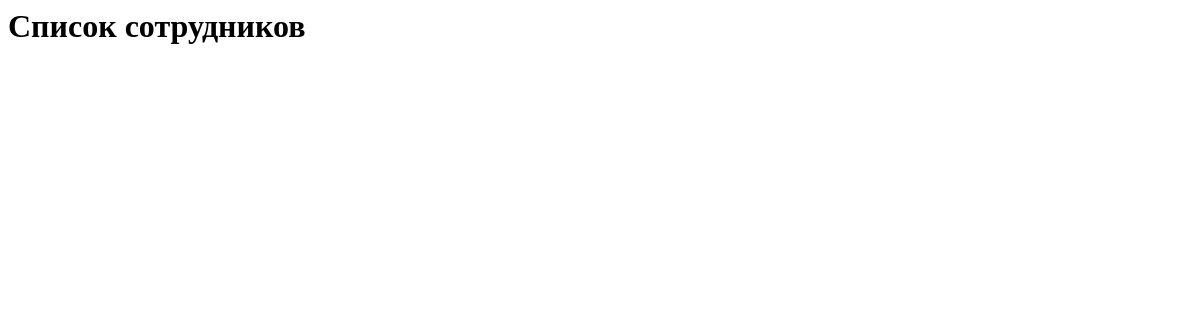
The page /test/views/ on the database as committed earlier.
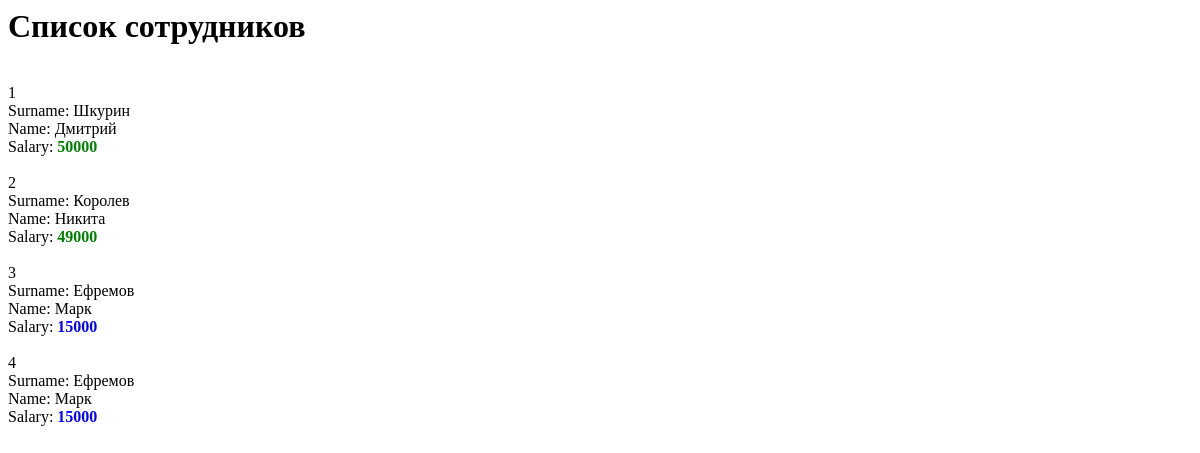
The same page on the database as committed later.
### test_1/models.py (models this page shows, shortened)
class Worker(models.Model):
    name = models.CharField(max_length=20, blank=False)
    surname = models.CharField(max_length=35, blank=False)
    salary = models.IntegerField(default=0)

### test_1/views.py (the view)
# urls.py: path('views/', views_test.views_all_worker),
def views_all_worker(request):
    all_workers = Worker.objects.all()
    return render(request, 'views_all_worker.html', {'data': all_workers})

### templates/views_all_worker.html
<DOCTYPE html>
    <html lang="en">
    <body>
        <h1>
            Список сотрудников
        </h1>
        <br>
        {%for i in data%}
        {{forloop.counter}}
        <br>
        Surname: {{i.surname}}
        <br>
        Name: {{i.name}}
        <br>
        Salary:
        {% if i.salary < 30000%}
        <b style='color:blue;'> {{i.salary}} </b>
        {% elif i.salary > 30000 and i.salary < 60000%}
        <b style='color:green;'> {{i.salary}} </b>
        {% else %}
        <b style='color:red;'> {{i.salary}} </b>
        {% endif %}
        <br>
        <br>
        {% endfor %}
    </body>
    </html>

Rows that differ between the two databases and show on the page:
added Worker: surname "Шкурин", name "Дмитрий", salary "50000"
added Worker: surname "Королев", name "Никита", salary "49000"
added Worker: surname "Ефремов", name "Марк", salary "15000"
added Worker: surname "Ефремов", name "Марк", salary "15000"
